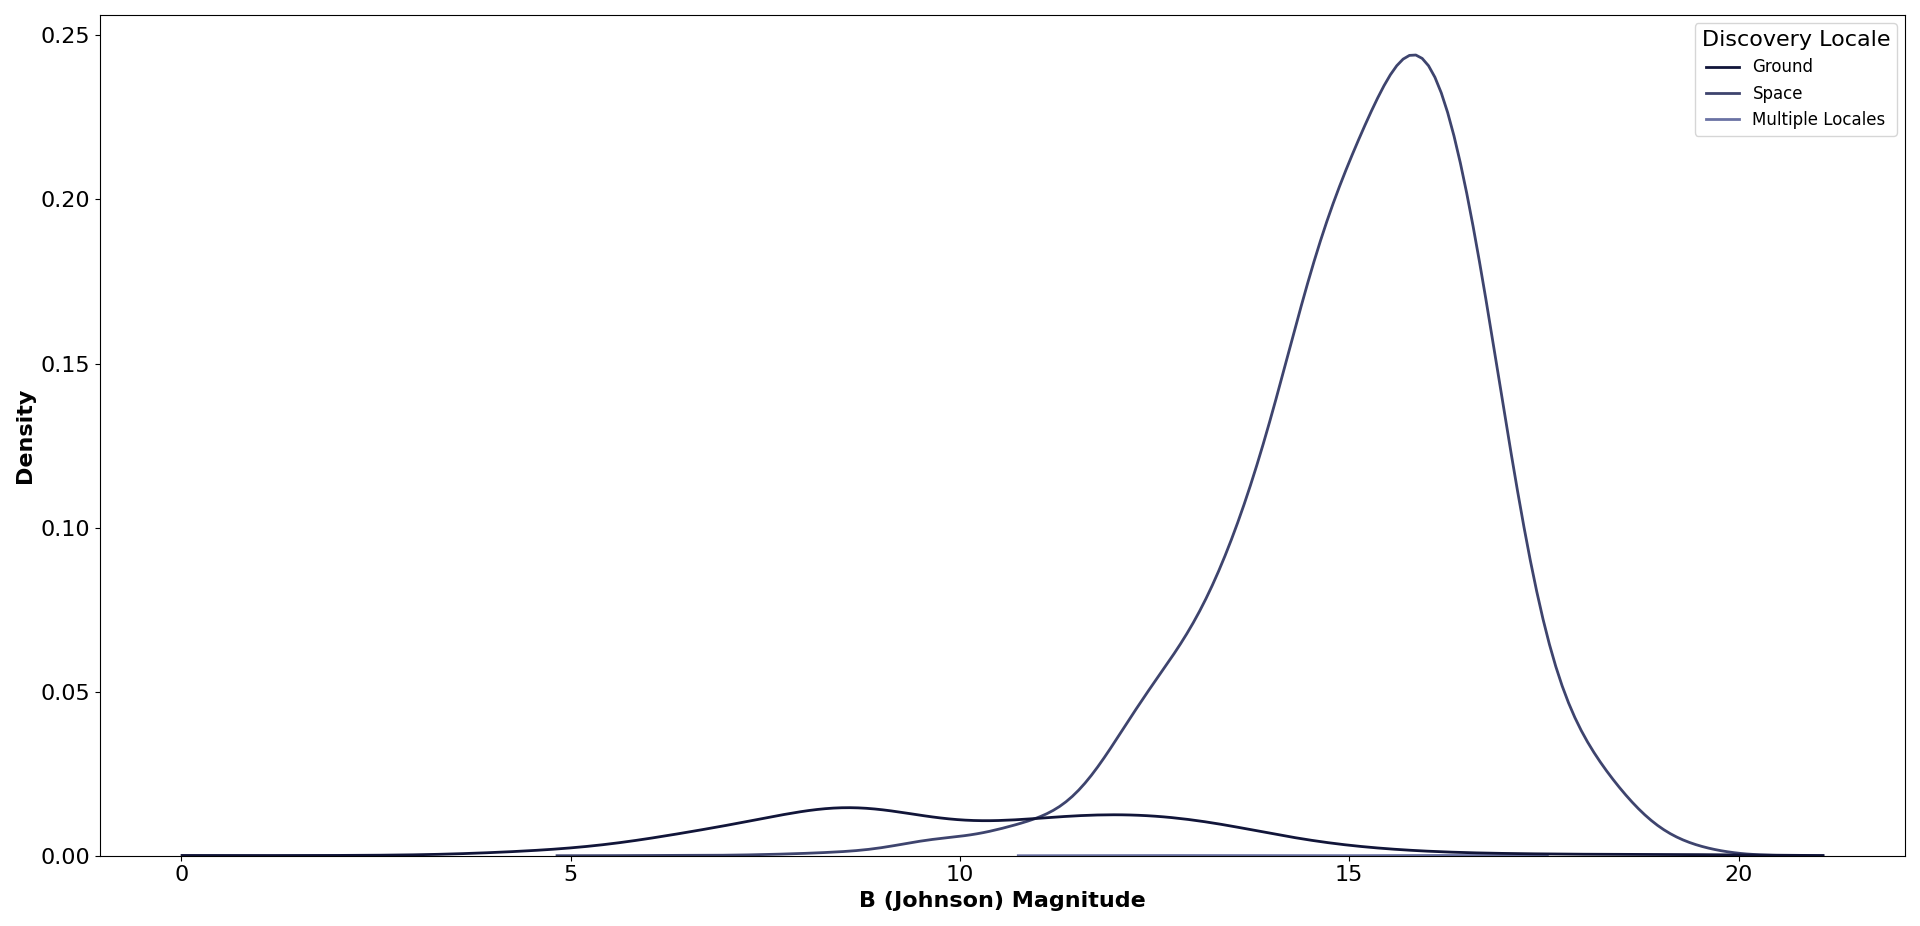

Source code (Python):

# Paths:
path_data = "data/"

# Packages:
import numpy as np
import pandas as pd
import seaborn as sns
import matplotlib.pyplot as plt
from matplotlib.colors import LinearSegmentedColormap

# Display options:
pd.set_option("display.width", 1200)
pd.set_option("display.max_columns", 300)
pd.set_option("display.max_rows", 300)

# Dataset:
df = pd.read_csv(path_data + "nasa_exoplanets.csv")
df_varnames = pd.read_csv(path_data + "nasa_exoplanets_var_names.csv")

# Variables:
x_var = "sy_bmag"
x_var_name = df_varnames.loc[(df_varnames["var"] == x_var), ["var_name"]].values[0][0]
color_var = "disc_locale"
color_var_name = df_varnames.loc[(df_varnames["var"] == color_var), ["var_name"]].values[0][0]

# Adapt the data:
df_plot = df[[x_var, color_var]]

# Plot:
lvls = df_plot[color_var].unique()
n_levels = len(lvls)
cmap = LinearSegmentedColormap.from_list("my_palette", ["#111539", "#97A1D9"])
my_palette = [cmap(i/n_levels) for i in np.array(range(n_levels))]

fig, ax = plt.subplots(
    figsize = (20, 10),
    tight_layout = True
)
_ = sns.kdeplot(
    data = df_plot,
    x = x_var,
    hue = color_var,
    palette = my_palette,
    shade = False,
    alpha = 1,
    linewidth = 2,
    ax = ax,
    clip = (min(df_plot[x_var]), max(df_plot[x_var])),
    bw_method = 0.3
)
legend = ax.get_legend()
leg_handles = legend.legendHandles
legend.remove()
_ = ax.legend(
    leg_handles,
    lvls,
    title = color_var_name,
    fontsize = "large",
    title_fontsize = 16,
    loc = "upper right"
)
_ = ax.set_xlabel(
    x_var_name,
    fontsize = 16,
    fontweight = "bold"
)
_ = ax.set_ylabel(
    "Density",
    fontsize = 16,
    fontweight = "bold"
)
_ = ax.tick_params(
    axis = "x", 
    which = "major", 
    labelsize = 16
)
_ = ax.tick_params(
    axis = "y", 
    which = "major", 
    labelsize = 16
)
